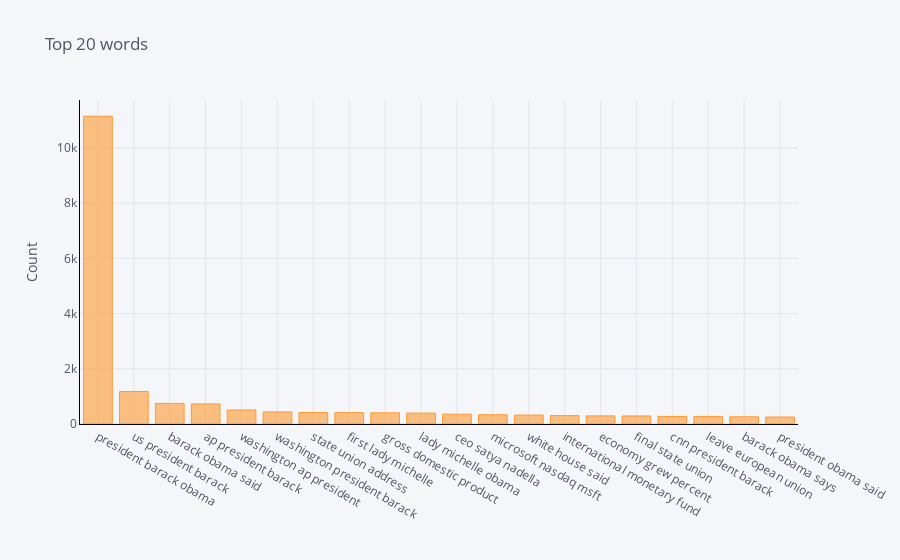

The cell this chart's notebook holds for it:
### Markdown cell above
### Top 20 trigrams (Headline)

### Code cell
def get_top_n_words(text, n):
    
    vec = CountVectorizer(ngram_range=(3, 3))
    bag_of_words = vec.fit_transform(text)
    sum_words = bag_of_words.sum(axis=0) #Sum of words appearance throughout the rows
    words_freq = [(word, sum_words[0,idx]) for word, idx in vec.vocabulary_.items()]
    words_freq =sorted(words_freq, key = lambda x: x[1], reverse=True)
    return words_freq[:n]
common_words = get_top_n_words(clean_headline, 20)
for word, freq in common_words:
    print(word, freq)
df3 = pd.DataFrame(common_words, columns = ['ReviewText' , 'count'])
df3 = df3.groupby('ReviewText').sum()['count'].sort_values(ascending=False)
df3.iplot(kind='bar', yTitle='Count', linecolor='black', title='Top 20 words')

### Figure 1 — Plotly figure (JSON) as saved in the notebook; plotly's stock layout.template omitted (floating-point values rounded to 4 significant figures)
{"data": [{"marker": {"color": "rgba(255, 153, 51, 0.6)", "line": {"color": "rgba(255, 153, 51, 1.0)", "width": 1}}, "name": "count", "orientation": "v", "text": "", "type": "bar", "x": ["president barack obama", "us president barack", "barack obama said", "ap president barack", "washington ap president", "washington president barack", "state union address", "first lady michelle", "gross domestic product", "lady michelle obama", "ceo satya nadella", "microsoft nasdaq msft", "white house said", "international monetary fund", "economy grew percent", "final state union", "cnn president barack", "leave european union", "barack obama says", "president obama said"], "y": [11153, 1179, 747, 727, 508, 438, 414, 412, 405, 395, 355, 335, 323, 304, 294, 291, 274, 269, 261, 252]}], "layout": {"legend": {"bgcolor": "#F5F6F9", "font": {"color": "#4D5663"}}, "paper_bgcolor": "#F5F6F9", "plot_bgcolor": "#F5F6F9", "title": {"font": {"color": "#4D5663"}, "text": "Top 20 words"}, "xaxis": {"gridcolor": "#E1E5ED", "linecolor": "black", "showgrid": true, "tickfont": {"color": "#4D5663"}, "title": {"font": {"color": "#4D5663"}, "text": ""}, "zerolinecolor": "#E1E5ED"}, "yaxis": {"gridcolor": "#E1E5ED", "linecolor": "black", "showgrid": true, "tickfont": {"color": "#4D5663"}, "title": {"font": {"color": "#4D5663"}, "text": "Count"}, "zerolinecolor": "#E1E5ED"}}}
